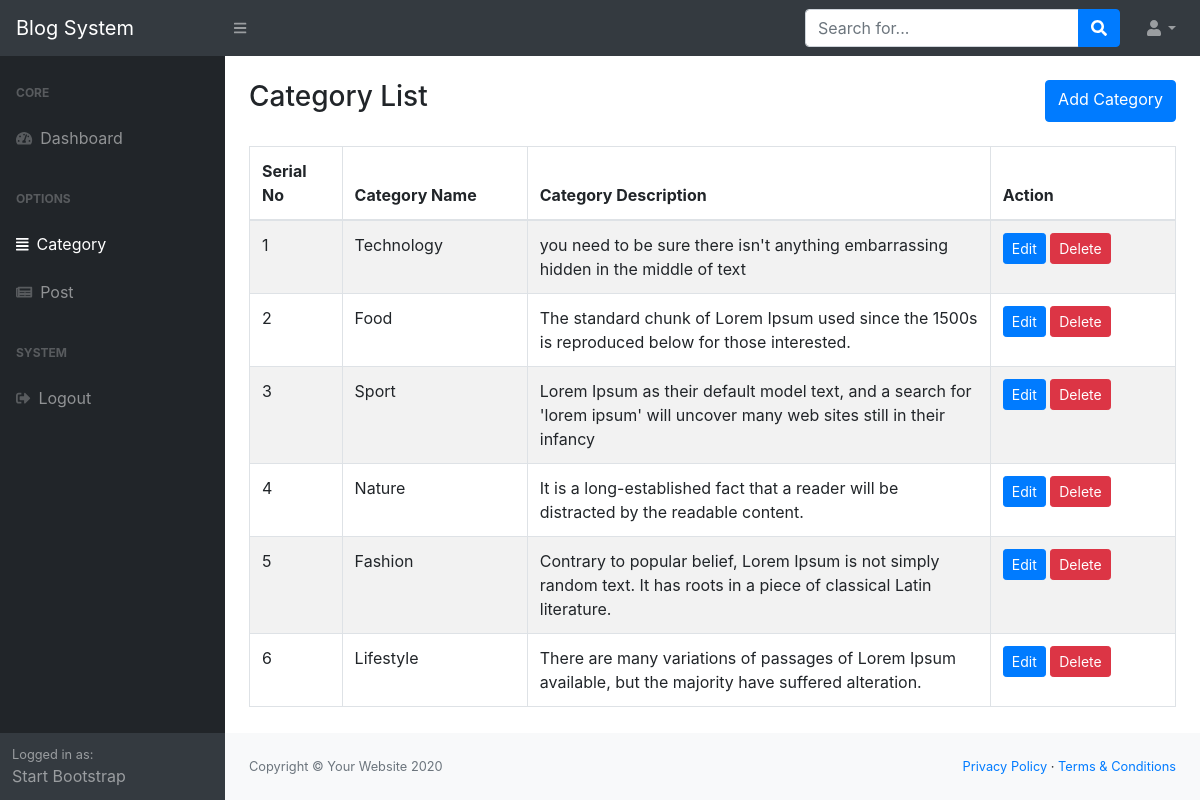
The app's page /admin/category_view.php (signed in) with its own data.
### tables this page shows
CREATE TABLE `category` (
  `id` int(11) NOT NULL,
  `name` varchar(60) NOT NULL,
  `description` text NOT NULL
);

### admin/category_view.php (called while the page is built, shortened)
<?php
include("index.php");

### admin/code.php (called while the page is built, shortened)
<?php
    class BlogCode{
        private $connection;
        public function db_connect(){
            $db_host = "localhost";
            $db_user = "root";
            $db_password = "";
            $db_name = "php_blog";
            $this->connection = mysqli_connect($db_host, $db_user, $db_password, $db_name);
        }
        public function view_category(){
            $query = "SELECT * FROM category ORDER BY id DESC ";
            $query_run = mysqli_query($this->connection, $query);
            if ($query_run){
                return $query_run;
            }
        }
    }
?>

### admin/views/category/category_view.php (the view, shortened to what this page needs)
<?php
    $categories = $blog->view_category();
?>
<div class="container">
    <div class="d-flex justify-content-between py-4">
        <h3>Category List</h3>
        <a href="category_create.php" class="btn btn-primary">Add Category</a>
    </div>
    <div class="row">
        <div class="col-lg-12">
            <table class="table table-bordered table-hover table-striped">
                <thead>
                <tr>
                    <th width="10%">Serial No</th>
                    <th width="20%">Category Name</th>
                    <th width="50%">Category Description</th>
                    <th width="20%">Action</th>
                </tr>
                </thead>
                <tbody>
                    <?php foreach ($categories as $key=>$category){  ?>
                    <tr>
                        <td><?php echo $key + 1 ?> </td>
                        <td><?php echo $category['name'] ?></td>
                        <td><?php echo $category['description'] ?></td>
                        <td>
                            <a href="category_edit.php?status=edit&&id=<?php echo $category['id'] ?>" class="btn btn-primary btn-sm">Edit</a>
                            <a href="?status=delete&&id=<?php echo $category['id'] ?>" class="btn btn-danger btn-sm">Delete</a>
                        </td>
                    </tr>
                <?php }  ?>
                </tbody>
            </table>
        </div>
    </div>
</div>

### records on screen
category: name "Technology", description "you need to be sure there isn't anything embarrassing hidden in the middle of text"
category: name "Food", description "The standard chunk of Lorem Ipsum used since the 1500s is reproduced below for those interested."
category: name "Sport", description "Lorem Ipsum as their default model text, and a search for 'lorem ipsum' will uncover many web sites still in their infancy"
category: name "Nature", description "It is a long-established fact that a reader will be distracted by the readable content."
category: name "Fashion", description "Contrary to popular belief, Lorem Ipsum is not simply random text. It has roots in a piece of classical Latin literature."
category: name "Lifestyle", description "There are many variations of passages of Lorem Ipsum available, but the majority have suffered alteration."
